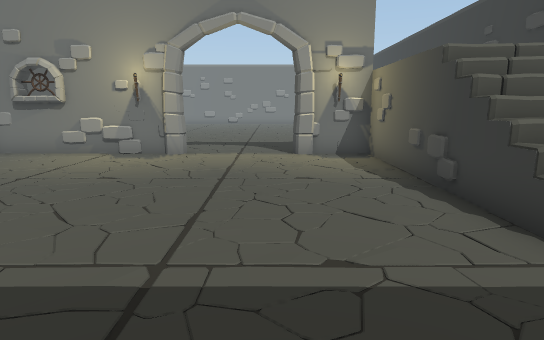
view 1 (above)

15 first-person views from a walk through a scene from a Unity 3-D project. The camera is 1.4 m above the floor, tilts 10° down and sees 75° across. The floor is counted in squares, 1 m on a side. Each view is taken from the middle of a square. On the plan, view 1 faces up. The plan holds only what a view shows up to about 15 squares ahead; the rest is blank.

view 2
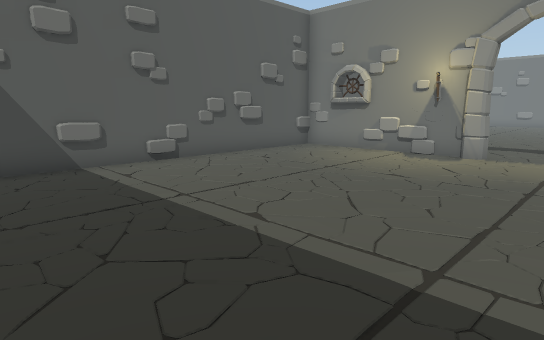

view 3
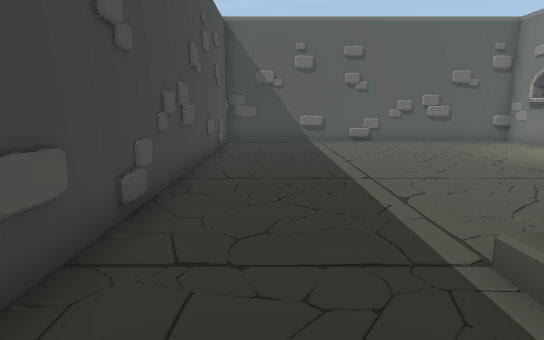

view 4
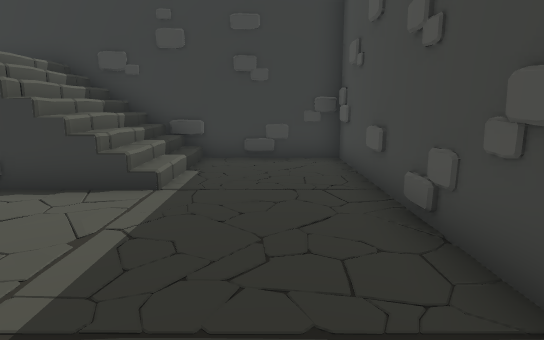

view 5
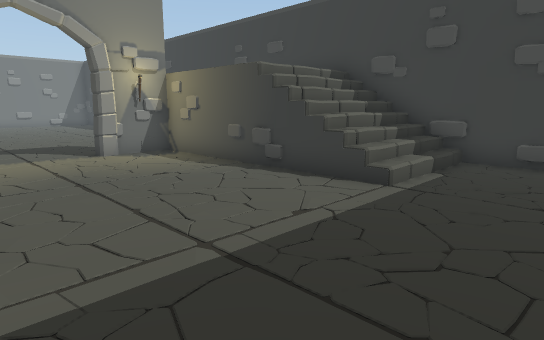

view 6
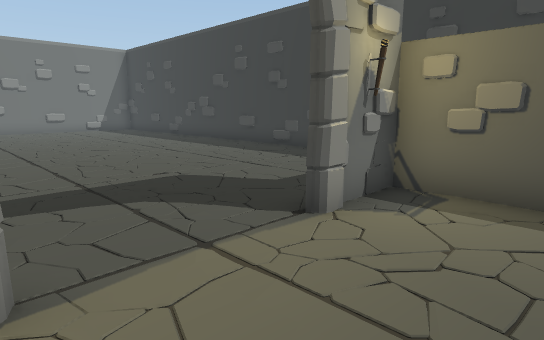

view 7
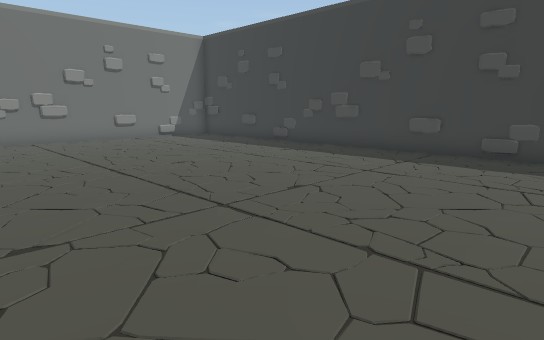

view 8
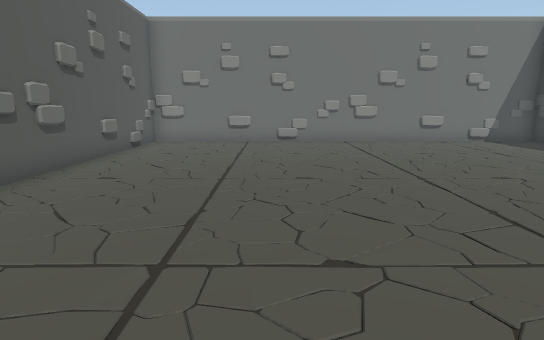

view 9
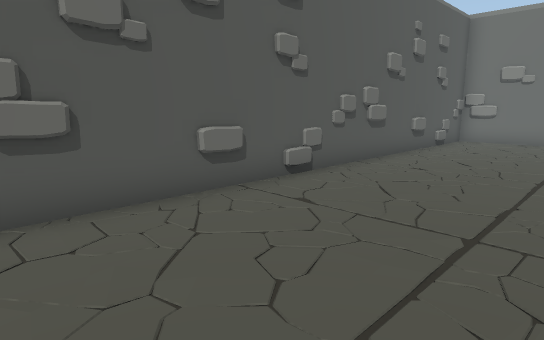

view 10
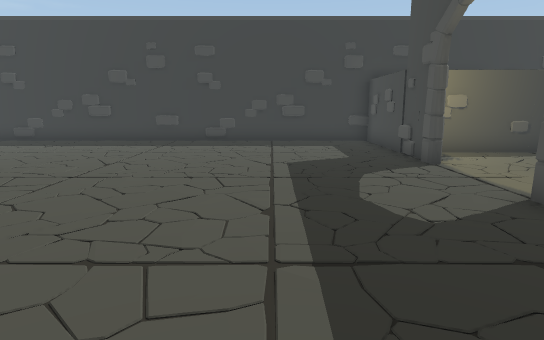

view 11
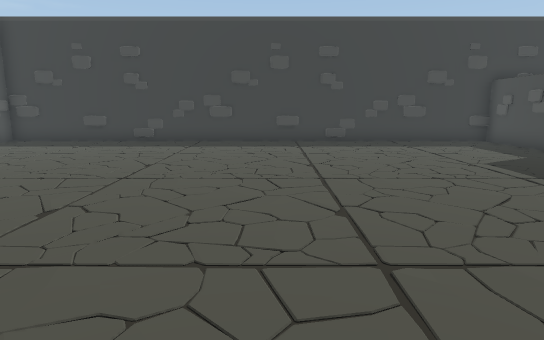

view 12
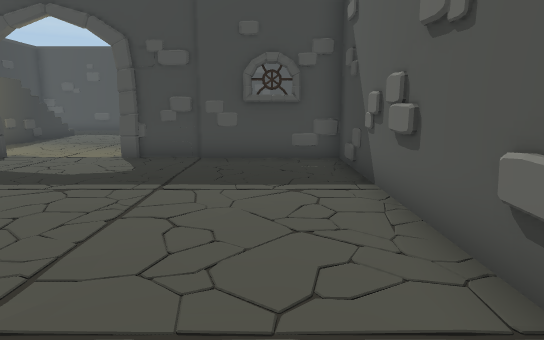

view 13
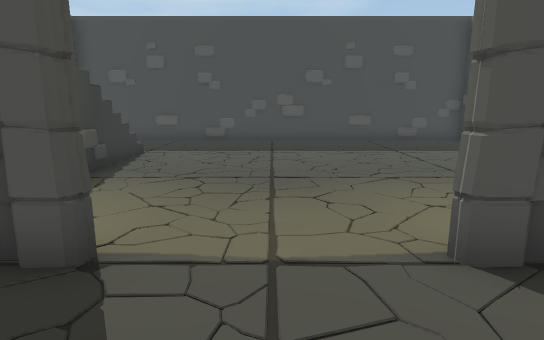

view 14
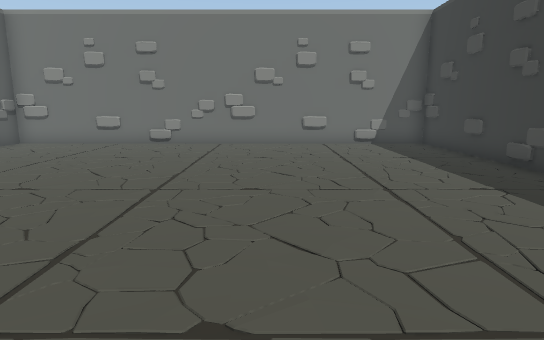

view 15
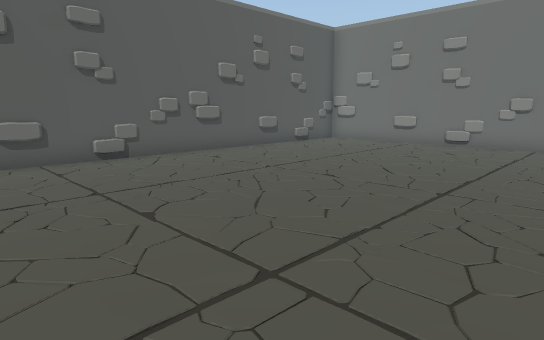

### Floor plan
Key: @ floor where view 1 was taken; # wall or solid block; . main floor; : floor 2.5 m higher than the main floor; / step, stairs or slope; = window, fence, low wall or low ledge.
Columns run from 9 left of view 1 to 7 right of it. Each row starts with its distance up from view 1.
 31 #################
 30 #...............#
 29 #...............#
 28 #...............#
 27 #...............#
 26 #...............#
 25 #...............#
 24 #...............#
 23 #...............#
 22 #...............#
 21 #...............#
 20 #...............#
 19 #...............#
 18 #...............#
 17 #...............#
 16 #...............#
 15 #...............#
 14 #...............#
 13 #...............#
 12 #...............#
 11 #######...###:::#
 10 #...........:   #
  9 #...........:   #
  8 #...........:   #
  7 #...........:   #
  6 #...........////#
  5 #...........////#
  4 #...........////#
  3 #...........///=#
  2 #...............#
  1 #...............#
  0 #........@......#
 -1 #################

Where each view was taken, in squares from view 1:
view 1: 0 up, 0 right, facing up
view 2: 0 up, 0 right, facing up-left
view 3: 1 up, 6 right, facing left
view 4: 1 up, 3 left, facing right
view 5: 0 up, 3 left, facing up-right
view 6: 8 up, 3 left, facing up-right
view 7: 15 up, 4 left, facing up-right
view 8: 16 up, 4 left, facing up
view 9: 15 up, 4 left, facing up-left
view 10: 15 up, 8 left, facing right
view 11: 20 up, 8 left, facing right
view 12: 21 up, 7 left, facing down
view 13: 14 up, 1 left, facing down
view 14: 17 up, 1 right, facing up
view 15: 17 up, 1 right, facing up-left
